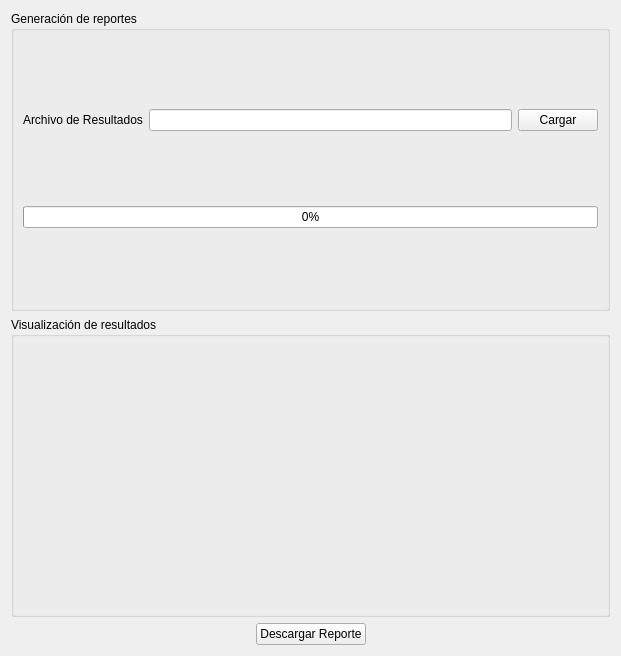
<?xml version="1.0" encoding="UTF-8"?>
<ui version="4.0">
 <class>FormWidget</class>
 <widget class="QWidget" name="FormWidget">
  <property name="geometry">
   <rect>
    <x>0</x>
    <y>0</y>
    <width>621</width>
    <height>656</height>
   </rect>
  </property>
  <property name="windowTitle">
   <string>Form</string>
  </property>
  <layout class="QVBoxLayout" name="verticalLayout_2">
   <item>
    <widget class="QGroupBox" name="reportGenGroupBox">
     <property name="title">
      <string>Generación de reportes</string>
     </property>
     <layout class="QVBoxLayout" name="verticalLayout">
      <item>
       <layout class="QHBoxLayout" name="fileResultsHorizontalLayout">
        <item>
         <widget class="QLabel" name="fileResultsLabel">
          <property name="text">
           <string>Archivo de Resultados</string>
          </property>
         </widget>
        </item>
        <item>
         <widget class="QLineEdit" name="fileResultsLineEdit"/>
        </item>
        <item>
         <widget class="QPushButton" name="loadDataPushButton">
          <property name="text">
           <string>Cargar</string>
          </property>
         </widget>
        </item>
       </layout>
      </item>
      <item>
       <widget class="QProgressBar" name="loadDataprogressBar">
        <property name="value">
         <number>0</number>
        </property>
       </widget>
      </item>
     </layout>
    </widget>
   </item>
   <item>
    <widget class="QGroupBox" name="showResultsGroupBox">
     <property name="title">
      <string>Visualización de resultados</string>
     </property>
     <widget class="QWidget" name="verticalLayoutWidget">
      <property name="geometry">
       <rect>
        <x>0</x>
        <y>20</y>
        <width>351</width>
        <height>181</height>
       </rect>
      </property>
      <layout class="QVBoxLayout" name="verticalLayout_4"/>
     </widget>
    </widget>
   </item>
   <item>
    <layout class="QHBoxLayout" name="dReportHBoxLayout">
     <item>
      <spacer name="dReportSpacer0">
       <property name="orientation">
        <enum>Qt::Horizontal</enum>
       </property>
       <property name="sizeHint" stdset="0">
        <size>
         <width>40</width>
         <height>20</height>
        </size>
       </property>
      </spacer>
     </item>
     <item>
      <widget class="QPushButton" name="downloadReportPushButton">
       <property name="text">
        <string>Descargar Reporte</string>
       </property>
      </widget>
     </item>
     <item>
      <spacer name="dReportSpacer1">
       <property name="orientation">
        <enum>Qt::Horizontal</enum>
       </property>
       <property name="sizeHint" stdset="0">
        <size>
         <width>40</width>
         <height>20</height>
        </size>
       </property>
      </spacer>
     </item>
    </layout>
   </item>
  </layout>
 </widget>
 <resources>
  <include location="resources/about_widget_resources.qrc"/>
 </resources>
 <connections/>
</ui>
